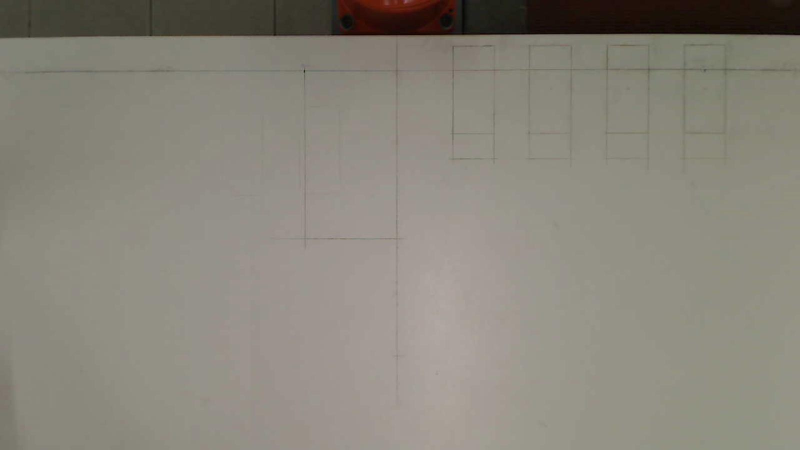
%> input picture Group_10_Asst2_Submission/GUI/Table.jpg, 1600 x 900 px (shown at 1/2 size)
$ octave --eval "plotBoxConv(imread('Table.jpg'));"   (GNU Octave 9; MATLAB toolbox functions it lacks are replaced by stand-ins)
%> lines starting %> are read from the running program, lines starting %| are printed output that depends on the picture; in (x1, y1, x2, y2) boxes, pixels count from 0 and x2, y2 are one past the last pixel; in counts of white or black regions, pixels touching at a corner belong together; the program's own positions count from 1
%%PLOTTING THE CENTER AND THE Rectangle OF THE BOX
%% inputs_      im : the image snapshot from the conveyor
%% outputs_
function plotBoxConv(im)

    I2 = im;
    % masking the image so that the boxes can be clearly detected
    I2 = convMask(im);
    % focus the detection only to the conveyer parts of the image
    I2(:, 1:235) = 0;
    I2(1:117, :) = 0;
    I2(360:end, :) = 0;

    % usi
    k = bwareaopen(I2,100);
    k = bwconvhull(k,'object');
    k = bwareaopen(k,100);
    k = imclose(k,ones(2, 2));
    k = imopen(k,ones(3, 3));
    k = bwareaopen(k,1000);

    %finding the centroid and orientation of each box
    s = regionprops(k,'orientation','centroid');

    %Plotting the box. one box per loop upto 20 boxes
    for i=1:20
        if i>length(s)
            break;
        end
        cT = cos(s(i).Orientation/180*pi);
        sT = sin(s(i).Orientation/180*pi);
        xs = [70, 70, -70, -70, 70];
        ys = [38, -38, -38, 38, 38];
        rec = [cT , sT; -sT, cT]*[xs;ys]+...
            [s(i).Centroid' s(i).Centroid' s(i).Centroid' s(i).Centroid' s(i).Centroid'];
        plot(s(i).Centroid(1),s(i).Centroid(2),'ro');
        plot(rec(1,:),rec(2,:),'g');
    end
end


%%  The mask
function [BW,maskedRGBImage] = convMask(RGB)
%createMask  Threshold RGB image using auto-generated code from colorThresholder app.
%  [BW,MASKEDRGBIMAGE] = createMask(RGB) thresholds image RGB using
%  auto-generated code from the colorThresholder App.

% Convert RGB image to chosen color space
I = rgb2hsv(RGB);

% Define thresholds for channel 1 based on histogram settings
channel1Min = 0.000;
channel1Max = 1.000;

% Define thresholds for channel 2 based on histogram settings
channel2Min = 0.069;
channel2Max = 1.000;

% Define thresholds for channel 3 based on histogram settings
channel3Min = 0.000;
channel3Max = 0.646;

% Create mask based on chosen histogram thresholds
BW = (I(:,:,1) >= channel1Min ) & (I(:,:,1) <= channel1Max) & ...
    (I(:,:,2) >= channel2Min ) & (I(:,:,2) <= channel2Max) & ...
    (I(:,:,3) >= channel3Min ) & (I(:,:,3) <= channel3Max);

% Invert mask
BW = ~BW;

% Initialize output masked image based on input image.
maskedRGBImage = RGB;

% Set background pixels where BW is false to zero.
maskedRGBImage(repmat(~BW,[1 1 3])) = 0;
return
end
%> in plotBoxConv, I2 is the input picture: size 900x1600x3 uint8; mean R, G, B 137.7, 133.6, 123.4
%> in convMask, `I = rgb2hsv(RGB);`: I: size 900x1600x3 double; mean H, S, V 0.123, 0.125, 0.541
%> in convMask, `BW = (I(:,:,1) >= channel1Min ) & (I(:,:,1) <= channel1Max) & (I(:,:,2..`:
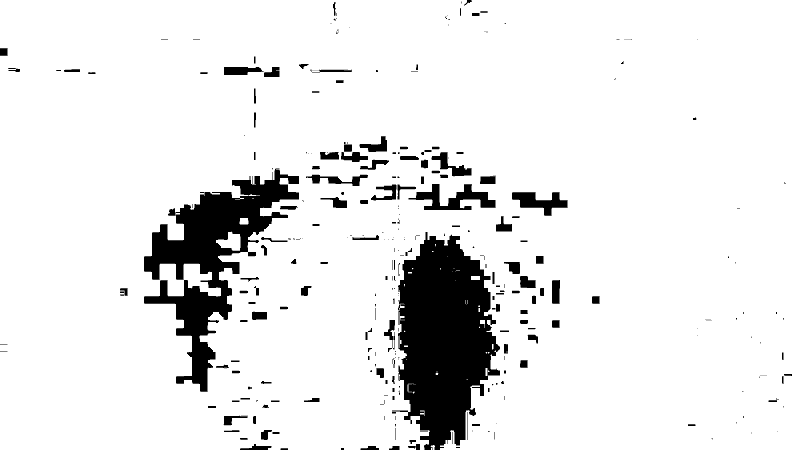
%> BW: size 900x1600 logical (shown at 1/2 size); 90.6% white; 328 black regions (173 under 20 px), largest, box (x1, y1, x2, y2) and area: (784, 464, 1000, 900) 60599, (288, 336, 598, 784) 43382, (817, 368, 991, 420) 3945
%> in convMask, `BW = ~BW;`:
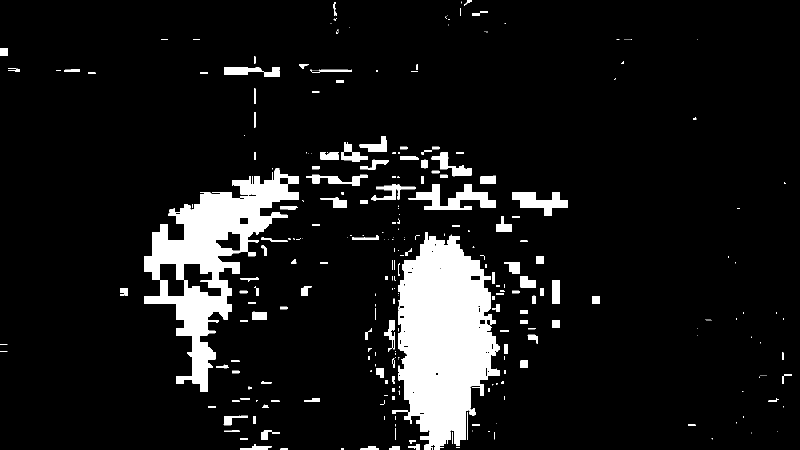
%> BW: size 900x1600 logical (shown at 1/2 size); 9.4% white; 328 white regions (173 under 20 px), largest, box (x1, y1, x2, y2) and area: (784, 464, 1000, 900) 60599, (288, 336, 598, 784) 43382, (817, 368, 991, 420) 3945
%> in convMask, `maskedRGBImage(repmat(~BW,[1 1 3])) = 0;`:
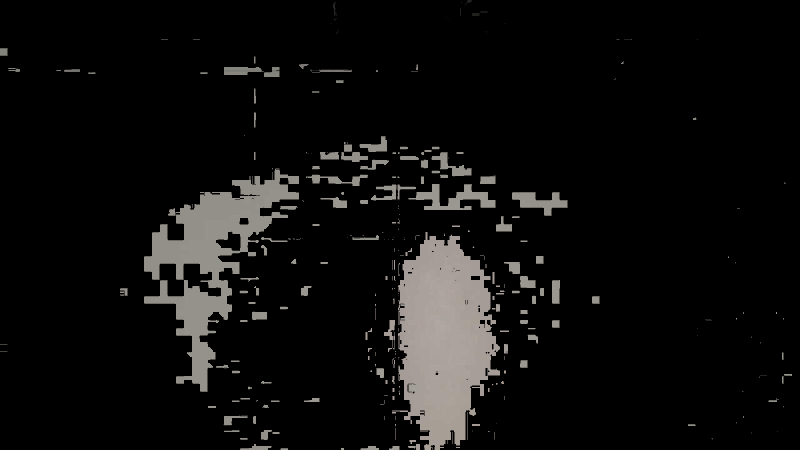
%> maskedRGBImage: size 900x1600x3 uint8 (shown at 1/2 size); mean R, G, B 14.8, 14.3, 13.7
%> in plotBoxConv, `I2(360:end, :) = 0;`:
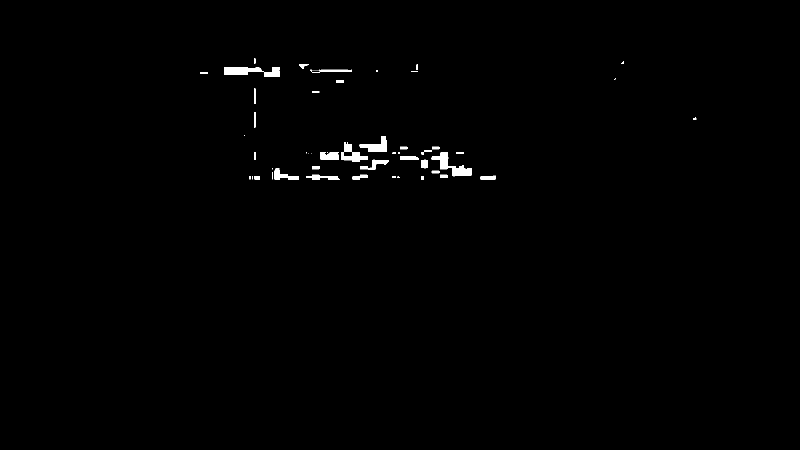
%> I2: size 900x1600 logical (shown at 1/2 size); 0.63% white; 64 white regions (27 under 20 px), largest, box (x1, y1, x2, y2) and area: (863, 304, 943, 353) 1339, (448, 134, 527, 150) 997, (719, 272, 774, 304) 863
%> in plotBoxConv, `k = bwconvhull(k,'object');`:
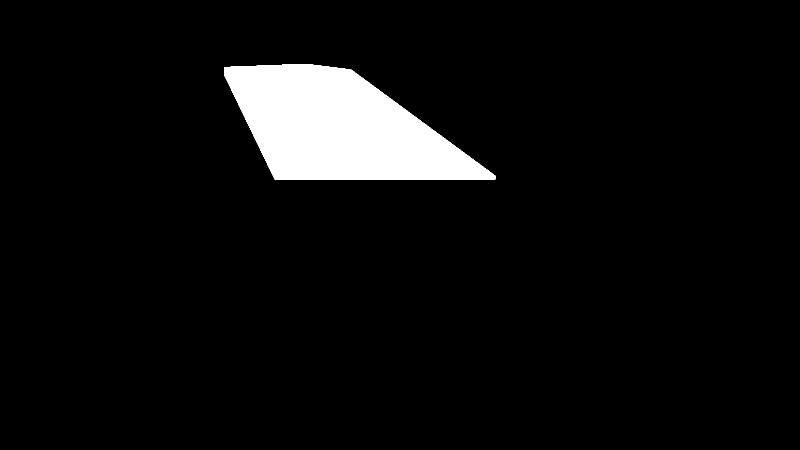
%> k: size 900x1600 logical (shown at 1/2 size); 5.6% white; 1 white region, box (x1, y1, x2, y2) and area: (448, 128, 991, 359) 80079
%> in plotBoxConv, `s = regionprops(k,'orientation','centroid');`: s = 1 region; Centroid and Orientation: [680.9 256.5] -18.14
%> the loop in plotBoxConv, `for i=1:20` made 2 passes
%> (cT, sT) on pass 1: (0.95, -0.311)
%> pass 1, in plotBoxConv, `plot(s(i).Centroid(1),s(i).Centroid(2),'ro');`:
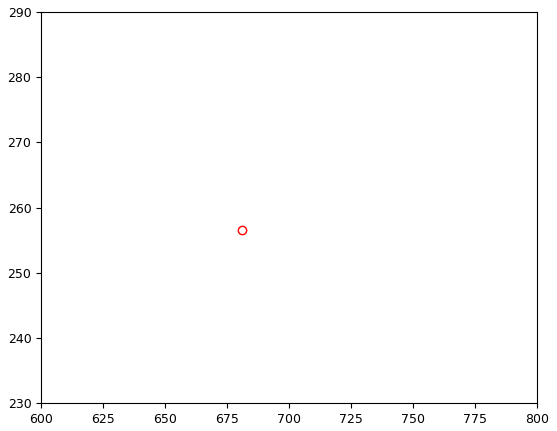
%> figure redrawn from the program's plot data
%> `plotBoxConv(imread('Table.jpg'));`:
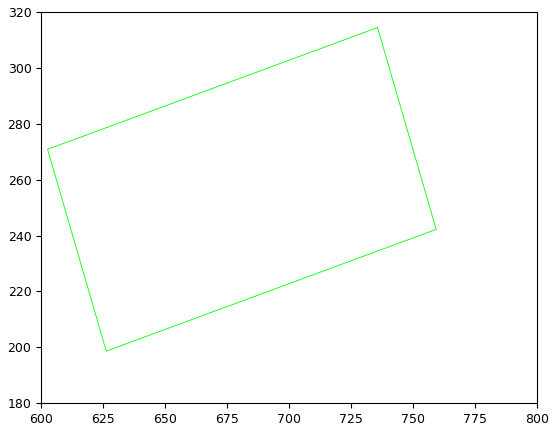
%> figure redrawn from the program's plot data

$ run again, on Group_10_Asst2_Submission/GUI/empty.png
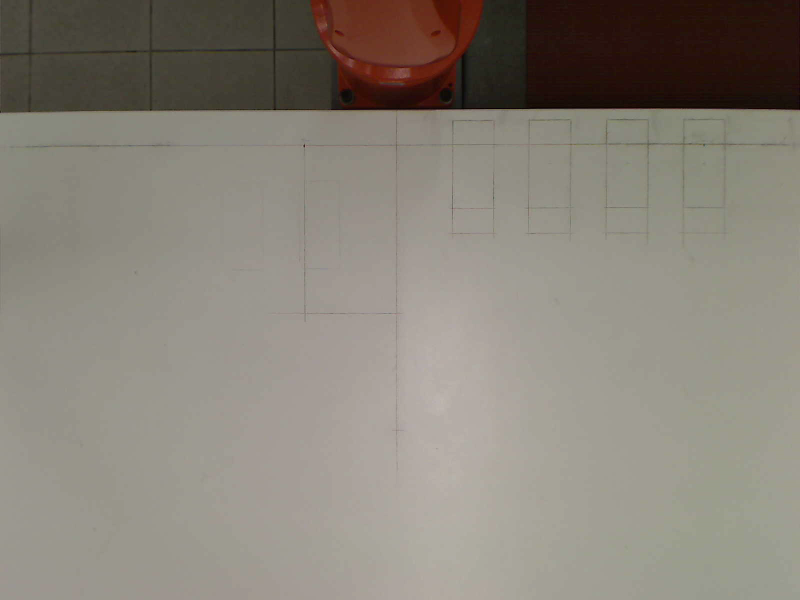
%> input picture Group_10_Asst2_Submission/GUI/empty.png, 1600 x 1200 px (shown at 1/2 size)
%> in plotBoxConv, I2 is the input picture: size 1200x1600x3 uint8; mean R, G, B 136.9, 130.9, 121.2
%> I: size 1200x1600x3 double; mean H, S, V 0.118, 0.16, 0.538
%> in plotBoxConv, `k = bwconvhull(k,'object');`:
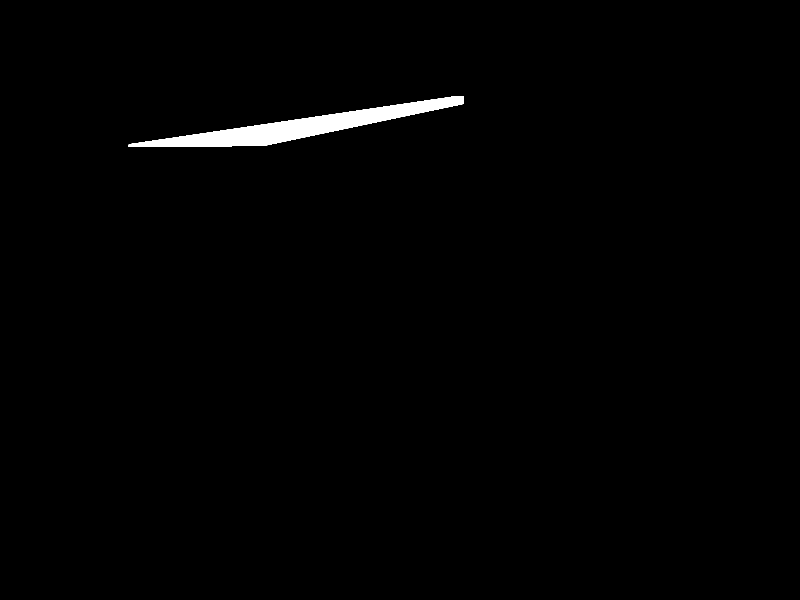
%> k: size 1200x1600 logical (shown at 1/2 size); 0.99% white; 1 white region, box (x1, y1, x2, y2) and area: (256, 192, 928, 294) 18964
%> s = 1 region; Centroid and Orientation: [604.7 253.5] 8.47
%> the loop in plotBoxConv, `for i=1:20` made 2 passes
%> (cT, sT) on pass 1: (0.989, 0.147)
%> `plotBoxConv(imread('Table.jpg'));`:
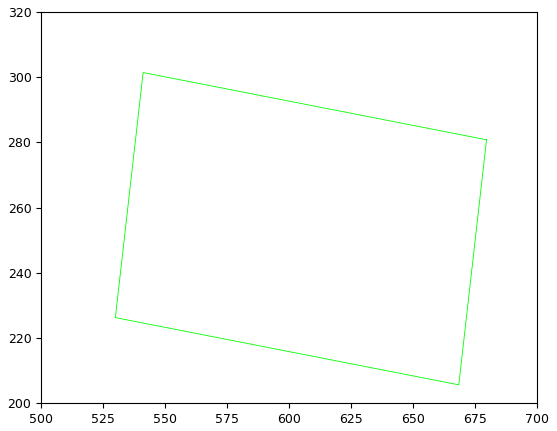
%> figure redrawn from the program's plot data
